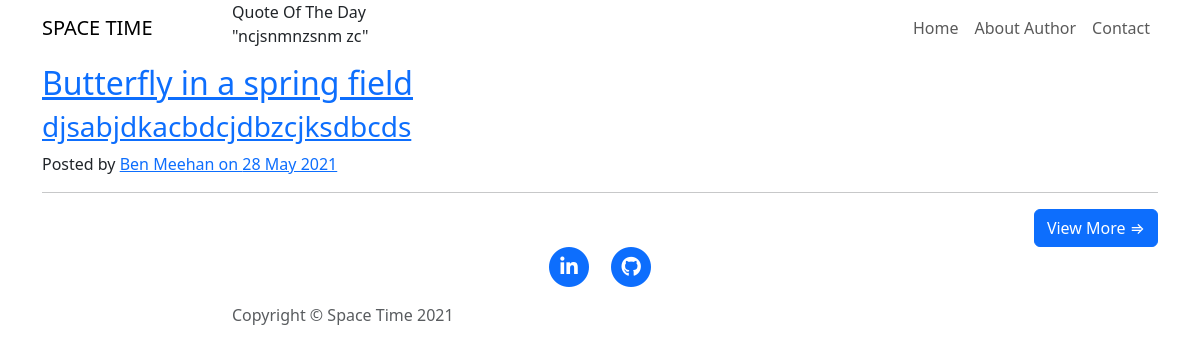
Before: / with the older database file.
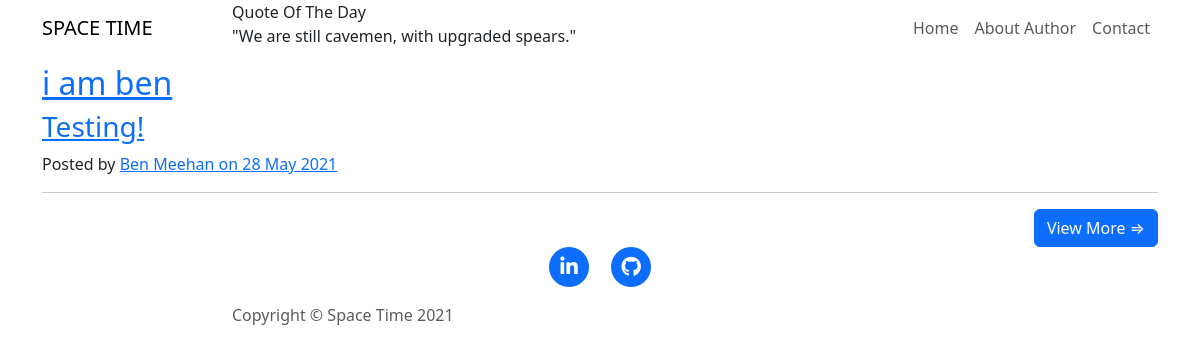
After: the same page with the newer database file.
### server.py (models this page shows)
class HomeContent(db.Model):
    id = db.Column(db.Integer, primary_key=True)
    home_image = db.Column(db.String, nullable=False)
    quote = db.Column(db.String, nullable=False)

class Post(db.Model):
    id = db.Column(db.Integer, primary_key=True)
    image_url = db.Column(db.String, nullable=False)
    title = db.Column(db.String, nullable=False, unique=True)
    subtitle = db.Column(db.String, nullable=False)
    body = db.Column(db.String, nullable=False)
    date = db.Column(db.String, nullable=False)

### server.py (the view)
@app.route("/")
def home():
    get_posts()
    (home_image, quote) = get_home()
    return render_template("index.html", posts=post_list, image_url=home_image, quote=quote)

### server.py (called while the page is built)
def get_home():
    result = HomeContent.query.get(1)
    home_image = result.home_image
    quote = result.quote
    return (home_image, quote)

def get_posts():
    global post_list
    post_list = []
    results = db.session.query(Post).all()
    for i in results:
        obj = {
            'id': i.id,
            'image_url': i.image_url,
            'title': i.title,
            'subtitle': i.subtitle,
            'body': i.body,
            'date': i.date
        }
        post_list.append(obj)

### templates/index.html (shortened to what this page needs)
        {% include "header.html" %}
    </head>
    <body>
        <nav class="navbar navbar-light navbar-expand-lg fixed-top" id="mainNav">
            <div class="container">
                <a class="navbar-brand" href="{{url_for('home')}}">SPACE TIME</a>
                <div class="collapse navbar-collapse" id="navbarResponsive">
                    <ul class="navbar-nav ms-auto">
                        <li class="nav-item"><a class="nav-link" href="{{url_for('home')}}">Home</a></li>
                        <li class="nav-item"><a class="nav-link" href="{{url_for('about')}}">About Author</a></li>
                        <li class="nav-item"><a class="nav-link" href="{{url_for('contact')}}">Contact</a></li>
                    </ul>
                </div>
            </div>
        </nav>
        <header class="masthead" style="background-image:url({{image_url}});">
            <div class="container">
                <div class="row">
                    <div class="col-md-10 col-lg-8 mx-auto position-relative">
                        <div class="site-heading"><span class="subheading">Quote Of The Day</span><p>"{{quote}}"</p></div>
                    </div>
                </div>
            </div>
        </header>
        <div class="container">
            <div class="row">
                <div class="col-md-10 col-lg-8 list" style="min-width: 100%;">
                    {%for post in posts%}
                    <div class=" list-element">
                        <div class="post-preview">
                            <a href="{{url_for('render_post' ,id=post.id)}}">
                                <h2 class="post-title">{{post.title}}</h2>
                                <h3 class="post-subtitle">{{post.subtitle}}</h3>
                            </a>
                            <p class="post-meta">Posted by&nbsp;<a href="#">Ben Meehan on {{post.date}}</a></p>
                        </div>
                        <hr>
                    </div>
                    {%endfor%}
                    <div class="clearfix"><button class="btn btn-primary float-end" id="loadmore" type="button">View More&nbsp;⇒</button></div>
                </div>
            </div>
        </div>
        {%include "footer.html"%}
    </body>
</html>

### templates/header.html (shortened to what this page needs)
<!DOCTYPE html>
<html>
    <head>
        <link rel="stylesheet" href="{{url_for('static',filename='assets/bootstrap/css/bootstrap.min.css')}}">
        <link rel="stylesheet" href="https://cdnjs.cloudflare.com/ajax/libs/font-awesome/4.7.0/css/font-awesome.min.css">
        <link rel="stylesheet" href="{{url_for('static',filename='assets/styles/style.css')}}">

### templates/footer.html (shortened to what this page needs)
<footer>
    <div class="container">
        <div class="row">
            <div class="col-md-10 col-lg-8 mx-auto">
                <ul class="list-inline text-center">
                    <li class="list-inline-item"><a href="https://www.linkedin.com/in/ben-meehan-3b5a92189" target="_blank"><span class="fa-stack fa-lg"><i class="fa fa-circle fa-stack-2x"></i><i class="fa fa-linkedin fa-stack-1x fa-inverse"></i></span></a></li>
                    <li class="list-inline-item"><a href="https://github.com/BenMeehan" target="_blank"><span class="fa-stack fa-lg"><i class="fa fa-circle fa-stack-2x"></i><i class="fa fa-github fa-stack-1x fa-inverse"></i></span></a></li>
                </ul>
                <p class="text-muted copyright">Copyright&nbsp;©&nbsp;Space Time 2021</p>
            </div>
        </div>
    </div>
</footer>

### static/assets/styles/style.css (style rules this page uses)
.list-element { display: none; }
.list .list-element:nth-child(1) { display: block; }

Changed rows visible on the page:
changed HomeContent: quote "ncjsnmnzsnm zc" → "We are still cavemen, with upgraded spears."
changed Post: title "Butterfly in a spring field" → "i am ben"; subtitle "djsabjdkacbdcjdbzcjksdbcds" → "Testing!"
